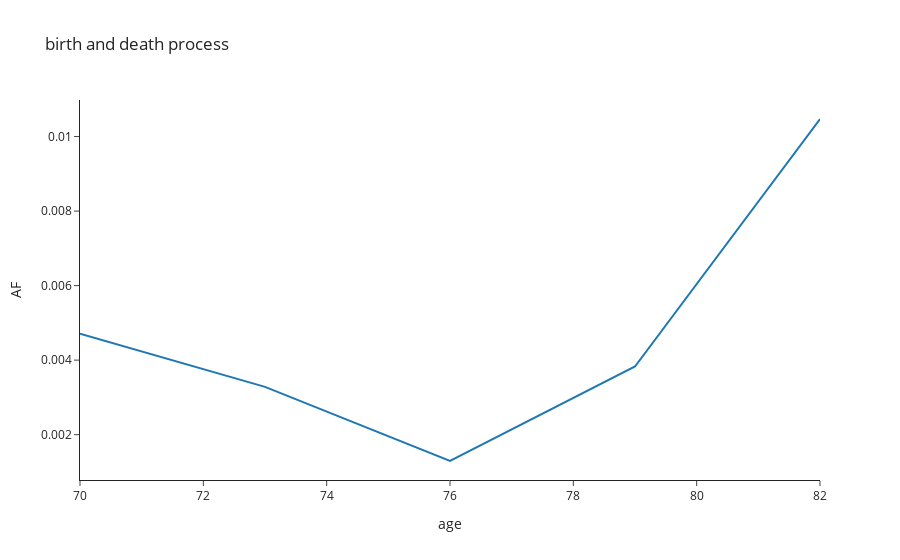

The notebook cell this image was saved under:
### Markdown cell above
# Birth and death time series

### Code cell
np.random.seed(1)
# Create a birth and death process
init_size = 1
init_time = np.random.uniform(0, 50)
N_w_bd = np.random.randint(10_000, 50_000)
s_bd = 0.05
delta_t = 3


#ages = np.arange(0,time_points*delta_t, delta_t)
end_AO = 0 
while end_AO <10 :
    trajectory = bd_model.bd(t=init_time, 
                             init_size=init_size,
                             lamb=1.3 + s_bd,
                             tmax=82,
                             from_zero=True)
    
    end_size = trajectory[1,-1]
    if end_size == 0:
        next
    
    # Simulate VAF data using limited read depth
    ages = [70, 73, 76, 79, 82]
    # trajectory = trajectory[:, ages].astype('int')

    # Extract allele propotion
    clone_sizes = trajectory[1, ages]. astype('int')
    total_alleles = 2*(N_w_bd + clone_sizes)
    allele_proportion = clone_sizes / total_alleles

    # Simulate binomial draw
    DP = np.random.normal(loc=1_500, scale=100, size=len(ages)).astype(int)
    AO = np.random.binomial(n=DP, p = allele_proportion)

    # Create dataframe
    bd_df = pd.DataFrame({'age': ages,
                          'AF': AO/DP,
                          'DP': DP,
                          'AO': AO,
                          'clone_size': clone_sizes
                         })
    end_AO = bd_df.iloc[-1].AO
fig = px.line(bd_df, x='age', y='AF', title='Birth and death process').show()
print(f'Mutation acquisition: {round(init_time,2)}, \n'
      f'Fitness: {s_bd}, \n'
      f'Stem cells: {N_w_bd}')

fig.write_image(path + 'synthetic_artifact.svg')

fig = go.Figure(data=[go.Table(header=dict(values=artifact_df.columns),
                 cells=dict(values=[artifact_df.age, round(artifact_df.AF,4), artifact_df.DP, artifact_df.AO]))
                     ])
fig.write_image(path + 'synthetic_artifact_dataframe.svg')
fig.show()

### Figure 1 — Plotly figure (JSON) as saved in the notebook; plotly's stock layout.template omitted (floating-point values rounded to 4 significant figures)
{"data": [{"hovertemplate": "age=%{x}<br>AF=%{y}<extra></extra>", "legendgroup": "", "line": {"color": "#1F77B4", "dash": "solid"}, "marker": {"symbol": "circle"}, "mode": "lines", "name": "", "orientation": "v", "showlegend": false, "type": "scatter", "x": [70, 73, 76, 79, 82], "xaxis": "x", "y": [0.004711, 0.003283, 0.001293, 0.003829, 0.01047], "yaxis": "y"}], "layout": {"legend": {"tracegroupgap": 0}, "title": {"text": "birth and death process"}, "xaxis": {"anchor": "y", "domain": [0, 1], "title": {"text": "age"}}, "yaxis": {"anchor": "x", "domain": [0, 1], "title": {"text": "AF"}}}}
